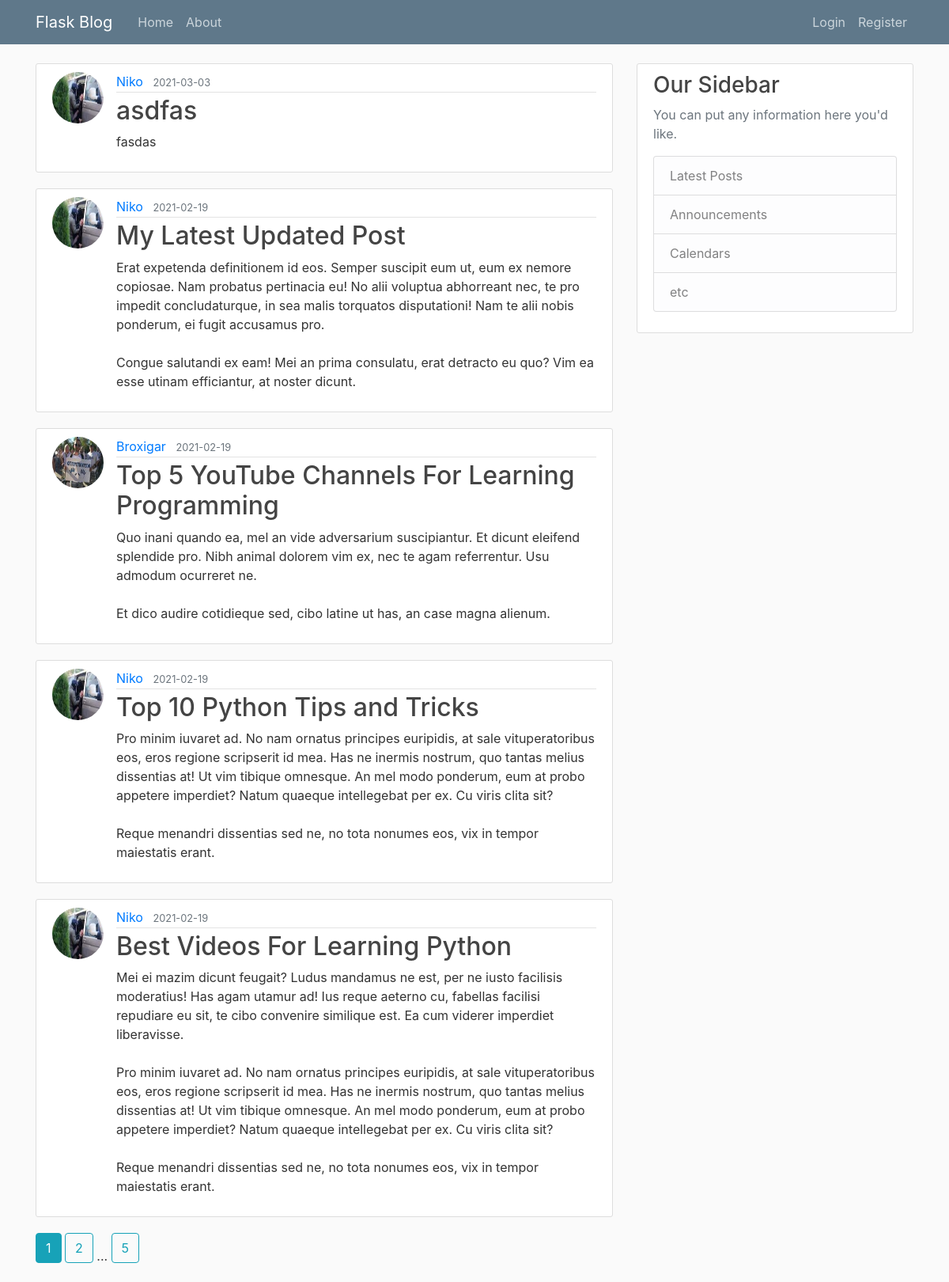
The page /home on the database its author committed.
### flaskblog/models.py (models this page shows, shortened)
class Post(db.Model):
    id = db.Column(db.Integer, primary_key=True)
    title = db.Column(db.String(100), nullable=False)
    date_posted = db.Column(db.DateTime, nullable=False, default=datetime.utcnow)
    content = db.Column(db.Text, nullable=False)
    user_id = db.Column(db.Integer, db.ForeignKey('user.id'), nullable=False)

class User(db.Model, UserMixin):
    id = db.Column(db.Integer, primary_key=True)
    username = db.Column(db.String(20), unique=True, nullable=False)
    email = db.Column(db.String(120), unique=True, nullable=False)
    image_file = db.Column(db.String(20), nullable=False, default='default.jpg')
    password = db.Column(db.String(60), nullable=False)
    posts = db.relationship('Post', backref='author', lazy=True)

### flaskblog/main/routes.py (the view)
@main.route('/')
@main.route('/home')
def home():
    page = request.args.get('page', 1, type=int)
    posts = Post.query.order_by(
        Post.date_posted.desc()).paginate(page=page, per_page=5)
    return render_template('home.html', posts=posts)

### flaskblog/templates/home.html
{% extends "layout.html" %}
{% block content %}
{% for post in posts.items %}
    <article class="media content-section">
        <img src="{{ url_for('static', filename='profile_pics/'+post.author.image_file ) }}" alt="" class="rounded-circle article-img">
        <div class="media-body">
            <div class="article-metadata">
                <a class="mr-2" href="{{ url_for('users.user_posts', username=post.author.username)}}">{{ post.author.username }}</a>
                <small class="text-muted">{{ post.date_posted.strftime('%Y-%m-%d') }}</small>
            </div>
            <h2><a class="article-title" href="{{ url_for('posts.post', post_id=post.id) }}">{{ post.title }}</a></h2>
            <p class="article-content">{{ post.content }}</p>
        </div>
    </article>
{% endfor %}
{% for page_num in posts.iter_pages(left_edge=1, right_edge=1, left_current=1, right_current=2) %}
    {% if page_num %}
        {% if page_num == posts.page %}
            <a class="btn btn-info mb-4" href="{{ url_for('main.home', page=page_num)}}">{{ page_num }} </a>
        {% else %}
            <a class="btn btn-outline-info mb-4" href="{{ url_for('main.home', page=page_num)}}">{{ page_num }} </a>
        {% endif %}
    {% else %}
    ...
    {% endif %}
{% endfor %}
{% endblock %}

### flaskblog/templates/layout.html (shortened to what this page needs)
<!DOCTYPE html>
<html lang="en">
<head>
    <link rel="stylesheet" href="https://stackpath.bootstrapcdn.com/bootstrap/4.3.1/css/bootstrap.min.css"
>
    <link rel="stylesheet" href="{{ url_for('static' ,filename='main.css')}}">
</head>
<body>
    <header class="site-header">
        <nav class="navbar navbar-expand-md navbar-dark bg-steel fixed-top">
            <div class="container">
                <a class="navbar-brand mr-4" href="/">Flask Blog</a>
                <div class="collapse navbar-collapse" id="navbarToggle">
                    <div class="navbar-nav mr-auto">
                        <a class="nav-item nav-link" href="{{ url_for('main.home') }}">Home</a>
                        <a class="nav-item nav-link" href="{{ url_for('main.about') }}">About</a>
                    </div>
                    <div class="navbar-nav">
                        {% if current_user.is_authenticated %}
                            <a class="nav-item nav-link" href="{{ url_for('posts.new_post') }}">New Post</a>
                            <a class="nav-item nav-link" href="{{ url_for('users.account') }}">Account</a>
                            <a class="nav-item nav-link" href="{{ url_for('users.logout') }}">Logout</a>
                        {% else %}
                            <a class="nav-item nav-link" href="{{ url_for('users.login') }}">Login</a>
                            <a class="nav-item nav-link" href="{{ url_for('users.register') }}">Register</a>
                        {% endif %}
                    </div>
                </div>
            </div>
        </nav>
    </header>
    <main role="main" class="container">
        <div class="row">
            <div class="col-md-8">
                {% block content %}{% endblock %}
            </div>
            <div class="col-md-4">
                <div class="content-section">
                    <h3>Our Sidebar</h3>
                    <p class='text-muted'>You can put any information here you'd like.
                    <ul class="list-group">
                        <li class="list-group-item list-group-item-light">Latest Posts</li>
                        <li class="list-group-item list-group-item-light">Announcements</li>
                        <li class="list-group-item list-group-item-light">Calendars</li>
                        <li class="list-group-item list-group-item-light">etc</li>
                    </ul>
                    </p>
                </div>
            </div>
        </div>
    </main>
</body>
</html>

### flaskblog/static/main.css (style rules this page uses)
body { background: #fafafa; color: #333333; margin-top: 5rem; }
h1, h2, h3, h4, h5, h6 { color: #444444; }
.bg-steel { background-color: #5f788a; }
.site-header .navbar-nav .nav-link { color: #cbd5db; }
.content-section { background: #ffffff; padding: 10px 20px; border: 1px solid #dddddd; border-radius: 3px; margin-bottom: 20px; }
.article-title { color: #444444; }
.article-content { white-space: pre-line; }
.article-img { height: 65px; width: 65px; margin-right: 16px; }
.article-metadata { padding-bottom: 1px; margin-bottom: 4px; border-bottom: 1px solid #e3e3e3 }

### rows shown on the page
Post: image_file (picture), author.username "Niko", date_posted "2021-03-03", title "asdfas", content "fasdas"
Post: image_file (picture), author.username "Niko", date_posted "2021-02-19", title "My Latest Updated Post", content "Erat expetenda definitionem id eos. Semper suscipit eum ut, eum ex nemore copiosae. Nam probatus pertinacia eu! No alii voluptua abhorreant nec, te pro impedit concludaturque, in sea malis torquatos disputationi! Nam te alii nobis ponderum, ei fugit accusamus pro. Congue salutandi ex eam! Mei an prima consulatu, erat detracto eu quo? Vim ea esse utinam efficiantur, at noster dicunt."
Post: image_file (picture), author.username "Broxigar", date_posted "2021-02-19", title "Top 5 YouTube Channels For Learning Programming", content "Quo inani quando ea, mel an vide adversarium suscipiantur. Et dicunt eleifend splendide pro. Nibh animal dolorem vim ex, nec te agam referrentur. Usu admodum ocurreret ne. Et dico audire cotidieque sed, cibo latine ut has, an case magna alienum."
Post: image_file (picture), author.username "Niko", date_posted "2021-02-19", title "Top 10 Python Tips and Tricks", content "Pro minim iuvaret ad. No nam ornatus principes euripidis, at sale vituperatoribus eos, eros regione scripserit id mea. Has ne inermis nostrum, quo tantas melius dissentias at! Ut vim tibique omnesque. An mel modo ponderum, eum at probo appetere imperdiet? Natum quaeque intellegebat per ex. Cu viris clita sit? Reque menandri dissentias sed ne, no tota nonumes eos, vix in tempor maiestatis erant."
Post: image_file (picture), author.username "Niko", date_posted "2021-02-19", title "Best Videos For Learning Python", content "Mei ei mazim dicunt feugait? Ludus mandamus ne est, per ne iusto facilisis moderatius! Has agam utamur ad! Ius reque aeterno cu, fabellas facilisi repudiare eu sit, te cibo convenire similique est. Ea cum viderer imperdiet liberavisse. Pro minim iuvaret ad. No nam ornatus principes euripidis, at sale vituperatoribus eos, eros regione scripserit id mea. Has ne inermis nostrum, quo tantas melius dissentias at! Ut vim tibique omnesque. An mel modo ponderum, eum at probo appetere imperdiet? Natum quaeque intellegebat per ex. Cu viris clita sit? Reque menandri dissentias sed ne, no tota nonumes eos, vix in tempor maiestatis erant."

### other values the page prints
{{ page_num }} "1"
{{ page_num }} "2" "5"
